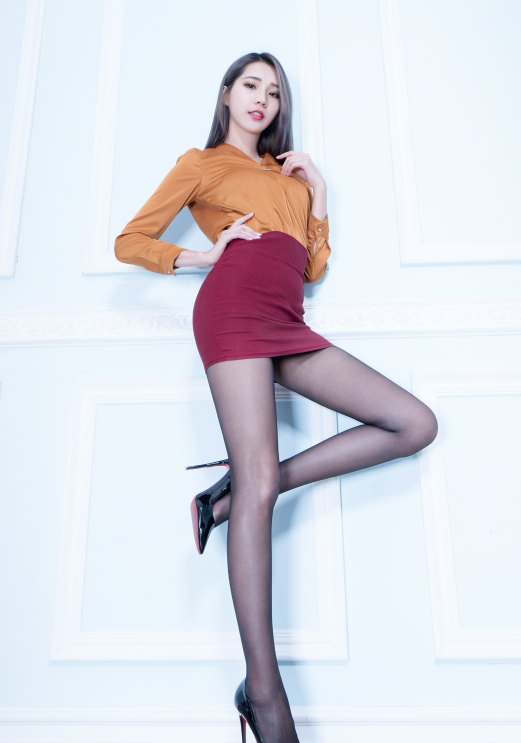
//> input picture Resources/anita.png, 1042 x 1486 px (shown at 1/2 size)
$ ./Smoothing ../Resources/anita.png   (built with g++ and OpenCV 4)
//> lines starting //> are read from the running program, lines starting //| are printed output that depends on the picture
/**
 * file Smoothing.cpp
 * brief Sample code for simple filters
 * author OpenCV team
 */

#include <iostream>
#include "opencv2/imgproc.hpp"
#include "opencv2/imgcodecs.hpp"
#include "opencv2/highgui.hpp"

using namespace std;
using namespace cv;

/// Global Variables
int DELAY_CAPTION = 1500;
int DELAY_BLUR = 100;
int MAX_KERNEL_LENGTH = 31;

Mat src; Mat dst;
char window_name[] = "Smoothing Demo";

/// Function headers
int display_caption( const char* caption );
int display_dst( int delay );


/**
 * function main
 */
int main( int argc, char ** argv )
{
    namedWindow( window_name, WINDOW_AUTOSIZE );


    src = imread("../../Resources/anita.png", IMREAD_COLOR);
//> src is the input picture: 1486 rows x 1042 cols, CV_8UC3; mean B, G, R 227.8, 219.9, 219.6
    if (src.empty())
    {
        printf(" Error opening image\n");
        printf(" Usage:\n %s [image_name-- default lena.jpg] \n", argv[0]);
        return EXIT_FAILURE;
    }

    if( display_caption( "Original Image" ) != 0 )
    {
        return 0;
    }

    dst = src.clone();
    if( display_dst( DELAY_CAPTION ) != 0 )
    {
        return 0;
    }

    /// Applying Homogeneous blur
    if( display_caption( "Homogeneous Blur" ) != 0 )
    {
        return 0;
    }

    //![blur]
    for ( int i = 1; i < MAX_KERNEL_LENGTH; i = i + 2 )
    {
        blur( src, dst, Size( i, i ), Point(-1,-1) );
        if( display_dst( DELAY_BLUR ) != 0 )
        {
            return 0;
        }
    }
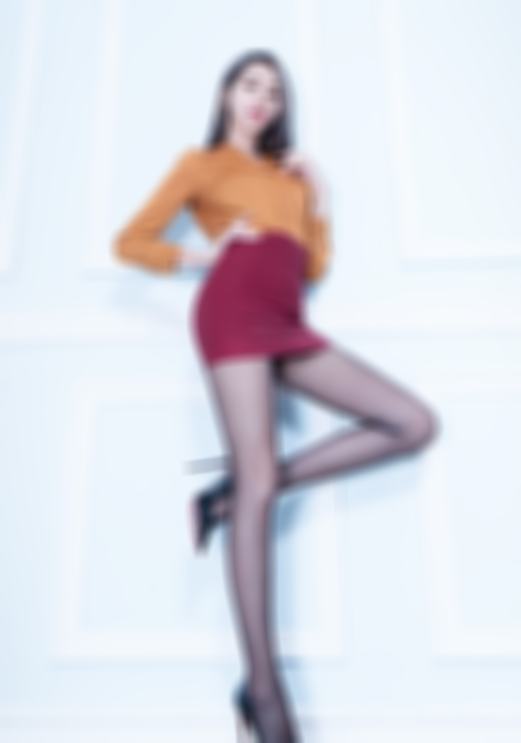
//> dst: 1486 rows x 1042 cols, CV_8UC3 (shown at 1/2 size); mean B, G, R 227.8, 219.9, 219.6
    //![blur]

    /// Applying Gaussian blur
    if( display_caption( "Gaussian Blur" ) != 0 )
    {
        return 0;
    }

    //![gaussianblur]
    for ( int i = 1; i < MAX_KERNEL_LENGTH; i = i + 2 )
    {
        GaussianBlur( src, dst, Size( i, i ), 0, 0 );
        if( display_dst( DELAY_BLUR ) != 0 )
        {
            return 0;
        }
    }
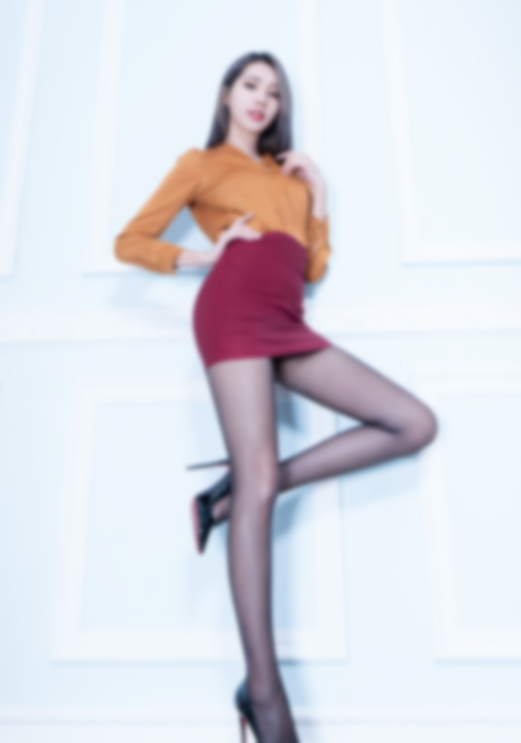
//> dst: 1486 rows x 1042 cols, CV_8UC3 (shown at 1/2 size); mean B, G, R 227.8, 219.9, 219.6
    //![gaussianblur]

    /// Applying Median blur
    if( display_caption( "Median Blur" ) != 0 )
    {
        return 0;
    }

    //![medianblur]
    for ( int i = 1; i < MAX_KERNEL_LENGTH; i = i + 2 )
    {
        medianBlur ( src, dst, i );
        if( display_dst( DELAY_BLUR ) != 0 )
        {
            return 0;
        }
    }
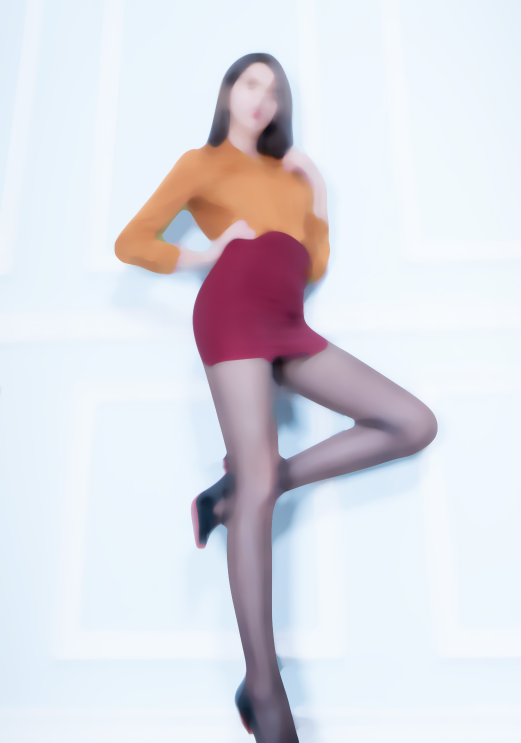
//> dst: 1486 rows x 1042 cols, CV_8UC3 (shown at 1/2 size); mean B, G, R 228.5, 220.8, 220.8
    //![medianblur]

    /// Applying Bilateral Filter
    if( display_caption( "Bilateral Blur" ) != 0 )
    {
        return 0;
    }

    //![bilateralfilter]
    for ( int i = 1; i < MAX_KERNEL_LENGTH; i = i + 2 )
    {
        bilateralFilter ( src, dst, i, i*2, i/2 );
        if( display_dst( DELAY_BLUR ) != 0 )
        {
            return 0;
        }
    }
    //![bilateralfilter]

    /// Done
    display_caption( "Done!" );

    return 0;
}

/**
 * @function display_caption
 */
int display_caption( const char* caption )
{
    dst = Mat::zeros( src.size(), src.type() );
    putText( dst, caption,
             Point( src.cols/4, src.rows/2),
             FONT_HERSHEY_COMPLEX, 1, Scalar(255, 255, 255) );

    return display_dst(DELAY_CAPTION);
}

/**
 * @function display_dst
 */
int display_dst( int delay )
{
    imshow( window_name, dst );
    int c = waitKey ( delay );
    if( c >= 0 ) { return -1; }
    return 0;
}
